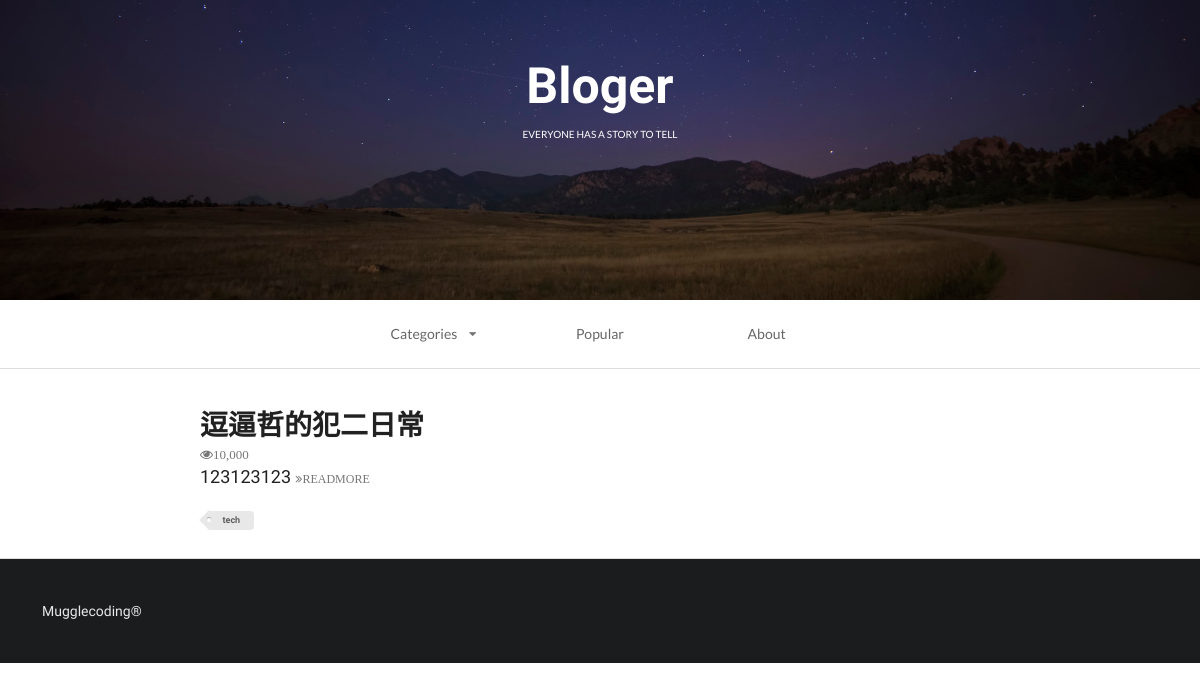
The app's page /index, older data.
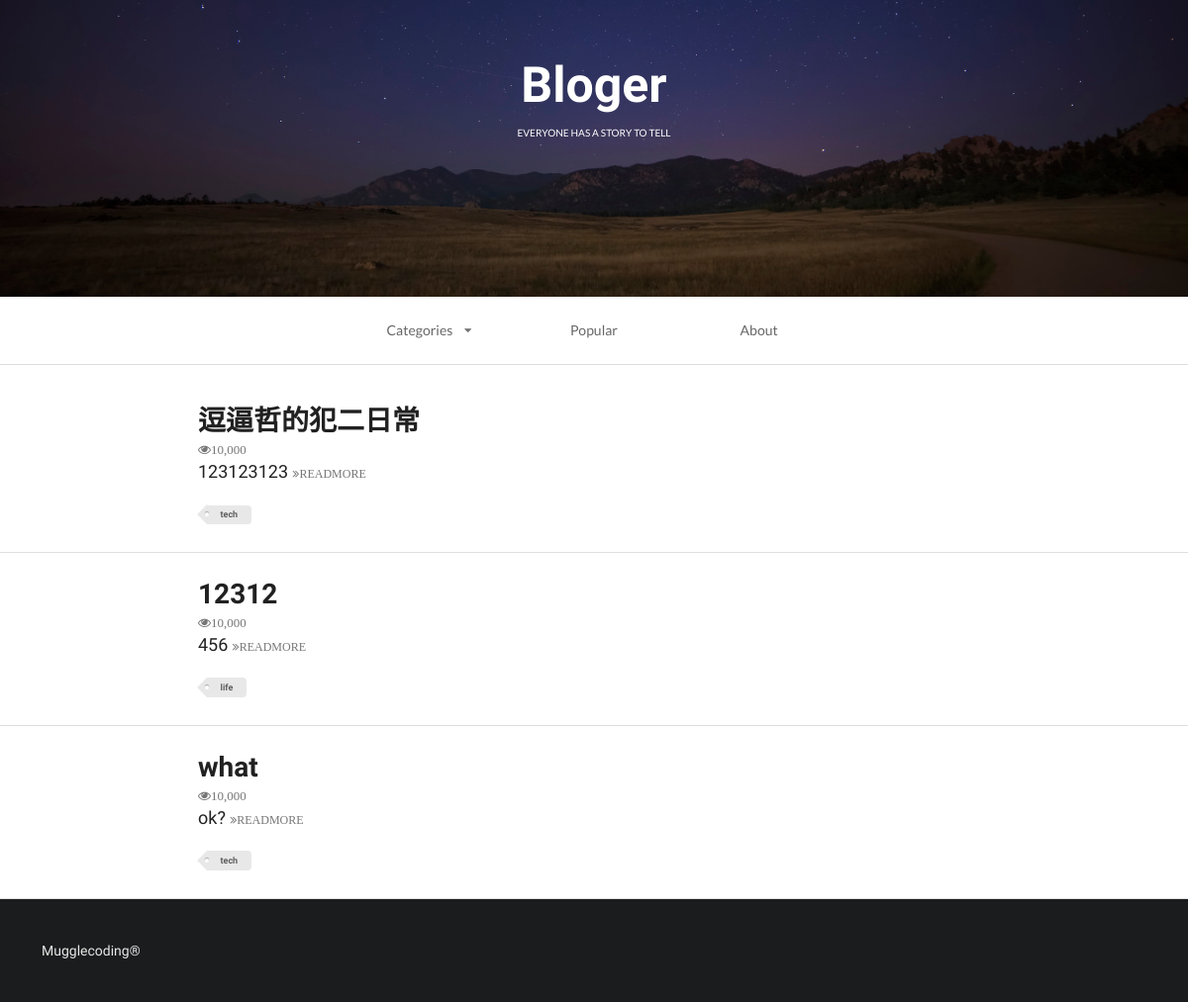
The same page, newer data.
### firstapp/models.py (models this page shows, shortened)
class Article(models.Model):
    headline = models.CharField(null=True, blank=True, max_length=200)
    text = models.TextField(null=True, blank=True)
    TAG_CHOICES = (
        ('tech', 'Tech'),
        ('life', 'Life')
    )
    tag = models.CharField(null=True, blank=True, max_length=5, choices=TAG_CHOICES)

### firstapp/views.py (the view)
# urls.py: url(r'^index', index, name='index'),
def index(request):
    queryset = request.GET.get('tag')
    if queryset:
        article_List = Article.objects.filter(tag=queryset)
    else:
        article_List = Article.objects.all()
    context = {}
    context['article_List'] = article_List
    web_page_2 = render(request, 'first_web_2.html', context)
    return web_page_2

### firstapp/templates/first_web_2.html (shortened to what this page needs)
<!DOCTYPE html>
{% load  staticfiles %}
<html>
    <head>
        <link rel="stylesheet" href='{% static "css/semantic.css" %}'  media="screen" title="no title" charset="utf-8">
    </head>
    <body>
        <div class="ui inverted vertical  segment masthead">
            <h1 class="ui center aligned header blogslogon" style="font-size:50px;font-family: 'Raleway', sans-serif!important;">
                Bloger
                <p class="ui sub header">
                    everyone has a story to tell
                </p>
            </h1>
        </div>
        <div class="ui container nav">
            <div class="ui borderless text three item menu ">
                <div class="ui simple dropdown  item">
                    Categories
                    <i class="dropdown icon"></i>
                </div>
                <a class="item">
                    Popular
                </a>
                <a class="item">
                    About
                </a>
            </div>
        </div>
        <div class="ui divider"></div>
        {% for article in article_List %}
          <div class="ui  vertical segment">
              <div class="ui container vertical segment">
                  <a href="{% url 'detail' article.id %}">
                      <h1 class="ui header">
                          {{article.headline}}
                      </h1>
                  </a>
                  <i class="icon grey small unhide">10,000</i>
                  <p>
                      {{article.text|truncatewords:100}}
                      <a href="{% url 'detail' article.id %}">
                          <i class="angle tiny double grey right icon">READMORE</i>
                      </a>
                  </p>
                  <div class="ui mini  tag label">
                      {{article.tag}}
                  </div>
              </div>
          </div>
        {% endfor %}
        <div class="ui inverted  vertical very padded  segment">
            Mugglecoding®
        </div>
    </body>
</html>

Row changes from the older to the newer data that the page shows:
added Article: headline "12312", text "456", tag "life"
added Article: headline "what", text "ok?", tag "tech"
